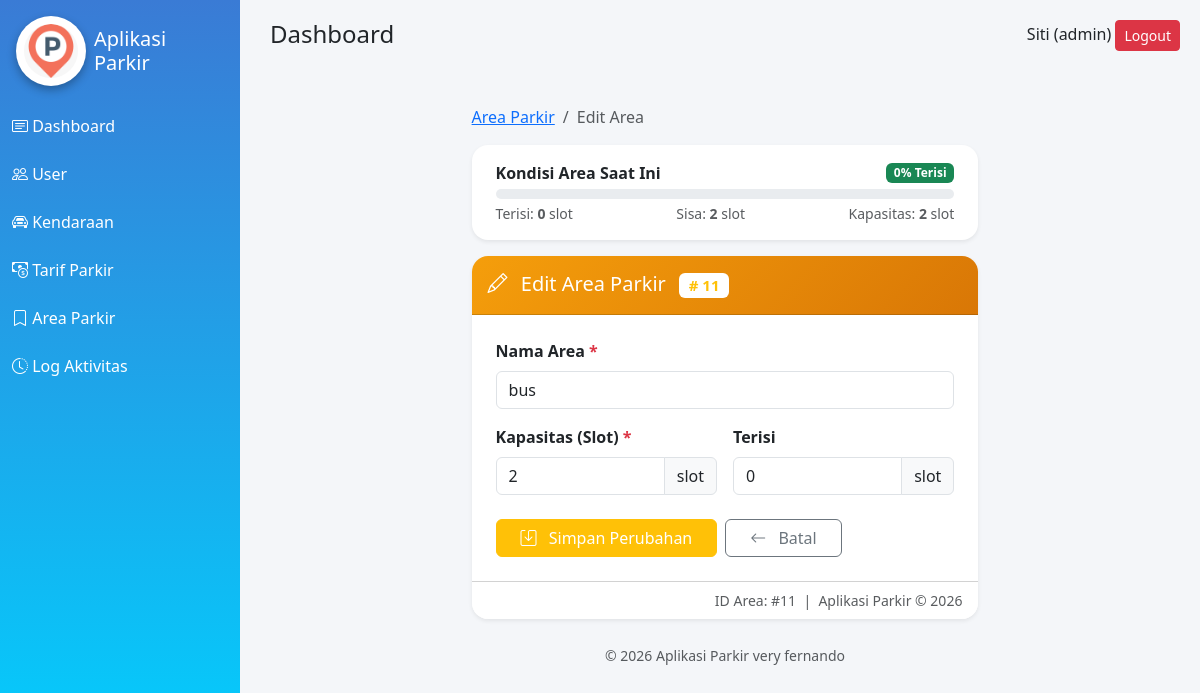
Page /area/edit.php?id=11 (signed in) on the committed database.
### tables this page shows
CREATE TABLE `tb_area_parkir` (
  `id_area` int(11) NOT NULL,
  `nama_area` varchar(50) DEFAULT NULL,
  `kapasitas` int(5) DEFAULT NULL,
  `terisi` int(5) DEFAULT NULL
);

### area/edit.php (the view, shortened to what this page needs)
<?php
include '../config/koneksi.php';
$id = isset($_GET['id']) ? intval($_GET['id']) : 0;
$q = mysqli_query($conn, "SELECT * FROM tb_area_parkir WHERE id_area = $id");
$data = mysqli_fetch_assoc($q);
$terisi    = intval($data['terisi']);
$kapasitas = intval($data['kapasitas']);
$persen    = $kapasitas > 0 ? round(($terisi / $kapasitas) * 100) : 0;
$bar_color = $persen >= 90 ? 'danger' : ($persen >= 60 ? 'warning' : 'success');
include '../template/header.php';
include '../template/sidebar.php';
include '../template/navbar.php';
?>
<div class="content-wrapper">
  <div class="container-fluid py-4">
    <div class="row justify-content-center">
      <div class="col-lg-7">
        <nav aria-label="breadcrumb" class="mb-3">
          <ol class="breadcrumb">
            <li class="breadcrumb-item"><a href="index.php">Area Parkir</a></li>
            <li class="breadcrumb-item active">Edit Area</li>
          </ol>
        </nav>
        <div class="card border-0 shadow-sm rounded-4 mb-3">
          <div class="card-body py-3 px-4">
            <div class="d-flex justify-content-between align-items-center mb-1">
              <span class="fw-semibold">Kondisi Area Saat Ini</span>
              <span class="badge bg-<?= $bar_color ?>"><?= $persen ?>% Terisi</span>
            </div>
            <div class="progress" style="height:10px">
            </div>
            <div class="d-flex justify-content-between mt-1">
              <small class="text-muted">Terisi: <strong><?= $terisi ?></strong> slot</small>
              <small class="text-muted">Sisa: <strong><?= $kapasitas - $terisi ?></strong> slot</small>
              <small class="text-muted">Kapasitas: <strong><?= $kapasitas ?></strong> slot</small>
            </div>
          </div>
        </div>
        <div class="card shadow-sm border-0 rounded-4">
          <div class="card-header rounded-top-4 py-3"
               style="background:linear-gradient(135deg,#f59e0b,#d97706);color:white">
            <h5 class="mb-0">
              <i class="bi bi-pencil me-2"></i> Edit Area Parkir
              <span class="badge bg-white text-warning ms-2"># <?= $id ?></span>
            </h5>
          </div>
          <div class="card-body p-4">
            <form method="POST" action="edit.php?id=<?= $id ?>">
              <div class="mb-3">
                <label class="form-label fw-semibold">
                  Nama Area <span class="text-danger">*</span>
                </label>
                <input type="text" name="nama_area" class="form-control"
                       value="<?= htmlspecialchars($data['nama_area']) ?>" required>
              </div>
              <div class="row g-3 mb-4">
                <div class="col-md-6">
                  <label class="form-label fw-semibold">
                    Kapasitas (Slot) <span class="text-danger">*</span>
                  </label>
                  <div class="input-group">
                    <input type="number" name="kapasitas" class="form-control"
                           min="1" value="<?= htmlspecialchars($data['kapasitas']) ?>" required>
                    <span class="input-group-text">slot</span>
                  </div>
                </div>
                <div class="col-md-6">
                  <label class="form-label fw-semibold">Terisi</label>
                  <div class="input-group">
                    <input type="number" name="terisi" class="form-control"
                           min="0" value="<?= htmlspecialchars($data['terisi']) ?>">
                    <span class="input-group-text">slot</span>
                  </div>
                </div>
              </div>
              <div class="d-flex gap-2">
                <button type="submit" class="btn btn-warning text-white px-4">
                  <i class="bi bi-save me-2"></i> Simpan Perubahan
                </button>
                <a href="index.php" class="btn btn-outline-secondary px-4">
                  <i class="bi bi-arrow-left me-2"></i> Batal
                </a>
              </div>
            </form>
          </div>
          <div class="card-footer bg-white text-muted small text-end rounded-bottom-4">
            ID Area: #<?= $id ?> &nbsp;|&nbsp; Aplikasi Parkir &copy; <?= date('Y') ?>
          </div>
        </div>
      </div>
    </div>
  </div>
</div>
<?php include '../template/footer.php'; ?>

### template/header.php (style rules this page uses)
body { background:#f4f6f9; }
.card { border-radius:12px; box-shadow:8 4px 10px rgba(0,0,0,0.1); }

### rows in the picture
tb_area_parkir: terisi "0", $kapasitas-$terisi "2", kapasitas "2", nama_area "bus"

### other values in the picture
$_SESSION['nama'] "Siti"
$_SESSION['role'] "admin"
$id "11"
